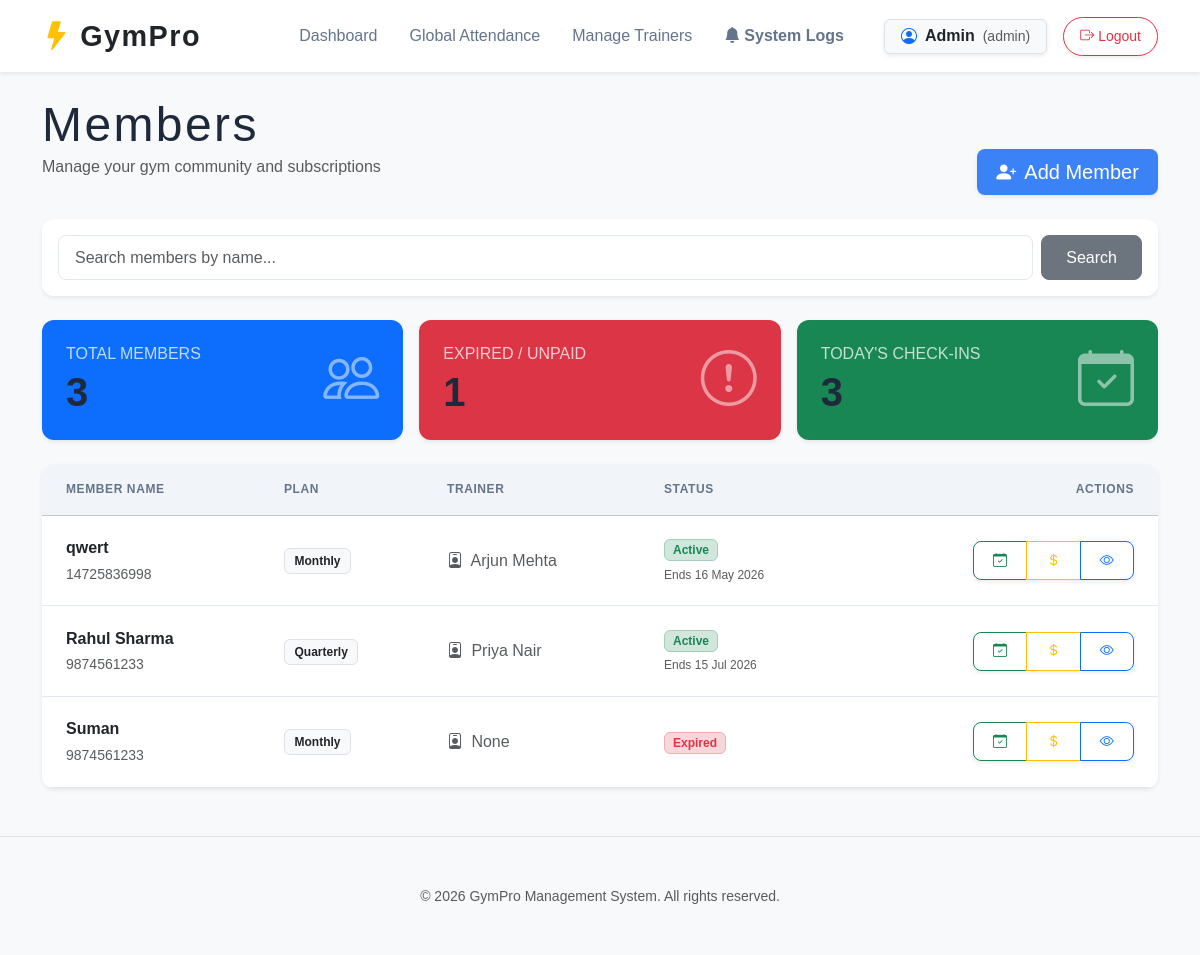
Screenshot of / (signed in) with the database file from the repository.
### models.py (models this page shows)
class User(db.Model, UserMixin):
    __tablename__ = 'user'
    id = db.Column(db.Integer, primary_key=True)
    username = db.Column(db.String(50), unique=True, nullable=False)
    password_hash = db.Column(db.String(200), nullable=False)
    role = db.Column(db.String(20), nullable=False, default='trainer')
    trainer_id = db.Column(db.Integer, db.ForeignKey('trainer.id'), nullable=True)
    trainer = db.relationship('Trainer', backref='user_account', uselist=False)

class Member(db.Model):
    __tablename__ = 'member'
    id = db.Column(db.Integer, primary_key=True)
    name = db.Column(db.String(100), nullable=False)
    phone = db.Column(db.String(15), nullable=False)
    join_date = db.Column(db.Date, default=date.today)
    subscription_end_date = db.Column(db.Date, nullable=True)
    plan_type = db.Column(db.String(20), default='Monthly')
    trainer_id = db.Column(db.Integer, db.ForeignKey('trainer.id'), nullable=True)
    attendance_records = db.relationship('Attendance', backref='member', lazy=True)
    payments = db.relationship('Payment', backref='member', lazy=True)
    notifications = db.relationship('NotificationLog', backref='member', lazy=True)
    @property
    def is_active(self):
        if not self.subscription_end_date:
            return False
        return self.subscription_end_date >= date.today()

class Trainer(db.Model):
    __tablename__ = 'trainer'
    id = db.Column(db.Integer, primary_key=True)
    name = db.Column(db.String(100), nullable=False)
    specialty = db.Column(db.String(100), nullable=False)
    members = db.relationship('Member', backref='trainer', lazy=True)

### app.py (the view)
@app.route('/')
@login_required
def index():
    search_query = request.args.get('q', '').strip()
    base_query = Member.query
    if current_user.role == 'trainer':
        base_query = base_query.filter_by(trainer_id=current_user.trainer_id)
    members = base_query.filter(Member.name.ilike(f'%{search_query}%')).all() if search_query else base_query.all()
    total_members = base_query.count()
    total_unpaid = base_query.filter((Member.subscription_end_date == None) | (Member.subscription_end_date < date.today())).count()
    today_attendance = Attendance.query.filter_by(date=date.today()).count()
    return render_template('index.html', members=members, total_members=total_members, total_unpaid=total_unpaid, today_attendance=today_attendance, search_query=search_query)

### app.py (called while the page is built)
@login_manager.user_loader
def load_user(user_id):
    return User.query.get(int(user_id))

### templates/index.html (shortened to what this page needs)
{% extends "base.html" %}
{% block content %}
<div class="d-flex justify-content-between align-items-end mb-4">
  <div>
    <h1 class="display-5 mb-0">Members</h1>
    <p class="text-muted">Manage your gym community and subscriptions</p>
  </div>
  {% if current_user.role == 'admin' %}
    <a href="{{ url_for('add_member') }}" class="btn btn-primary btn-lg shadow-sm">
      <i class="bi bi-person-plus-fill me-2"></i>Add Member
    </a>
  {% endif %}
</div>
<div class="card border-0 shadow-sm mb-4">
  <div class="card-body">
    <form action="{{ url_for('index') }}" method="GET" class="d-flex gap-2">
      <input type="text" name="q" class="form-control" placeholder="Search members by name..." value="{{ search_query }}">
      <button type="submit" class="btn btn-secondary px-4">Search</button>
    </form>
  </div>
</div>
<div class="row g-3 mb-4">
  <div class="col-md-4">
    <div class="card border-0 shadow-sm bg-primary text-white h-100">
      <div class="card-body d-flex align-items-center justify-content-between p-4">
        <div>
          <h6 class="text-uppercase mb-1 opacity-75">Total Members</h6>
          <h2 class="display-6 mb-0 fw-bold">{{ total_members }}</h2>
        </div>
        <i class="bi bi-people display-4 opacity-50"></i>
      </div>
    </div>
  </div>
  <div class="col-md-4">
    <div class="card border-0 shadow-sm bg-danger text-white h-100">
      <div class="card-body d-flex align-items-center justify-content-between p-4">
        <div>
          <h6 class="text-uppercase mb-1 opacity-75">Expired / Unpaid</h6>
          <h2 class="display-6 mb-0 fw-bold">{{ total_unpaid }}</h2>
        </div>
        <i class="bi bi-exclamation-circle display-4 opacity-50"></i>
      </div>
    </div>
  </div>
  <div class="col-md-4">
    <div class="card border-0 shadow-sm bg-success text-white h-100">
      <div class="card-body d-flex align-items-center justify-content-between p-4">
        <div>
          <h6 class="text-uppercase mb-1 opacity-75">Today's Check-ins</h6>
          <h2 class="display-6 mb-0 fw-bold">{{ today_attendance }}</h2>
        </div>
        <i class="bi bi-calendar-check display-4 opacity-50"></i>
      </div>
    </div>
  </div>
</div>
<div class="card border-0 shadow-sm">
  <div class="table-responsive">
    <table class="table table-hover align-middle mb-0">
      <thead class="table-light">
        <tr>
          <th class="ps-4">Member Name</th>
          <th>Plan</th>
          <th>Trainer</th>
          <th>Status</th>
          <th class="text-end pe-4">Actions</th>
        </tr>
      </thead>
      <tbody>
        {% for member in members %}
        <tr>
          <td class="ps-4">
            <span class="fw-bold text-dark">{{ member.name }}</span><br>
            <small class="text-muted">{{ member.phone }}</small>
          </td>
          <td><span class="badge bg-light text-dark border">{{ member.plan_type }}</span></td>
          <td class="text-muted">
            <i class="bi bi-person-badge me-1"></i>
            {{ member.trainer.name if member.trainer else 'None' }}
          </td>
          <td>
            {% if member.is_active %}
              <span class="badge bg-success-subtle text-success border border-success-subtle px-2 py-1">Active</span>
              <div class="small text-muted mt-1" style="font-size: 0.75rem;">Ends {{ member.subscription_end_date.strftime('%d %b %Y') }}</div>
            {% else %}
              <span class="badge bg-danger-subtle text-danger border border-danger-subtle px-2 py-1">Expired</span>
            {% endif %}
          </td>
          <td class="text-end pe-4">
            <div class="btn-group shadow-sm">
              <a href="{{ url_for('mark_attendance', member_id=member.id) }}" class="btn btn-sm btn-outline-success" title="Mark Present"><i class="bi bi-calendar-check"></i></a>
              {% if current_user.role == 'admin' %}
                <a href="{{ url_for('record_payment', member_id=member.id) }}" class="btn btn-sm btn-outline-warning" title="Record Renewal Payment" onclick="return confirm('Record a new {{ member.plan_type }} payment for {{ member.name }}?');"><i class="bi bi-currency-dollar"></i></a>
              {% endif %}
              <a href="{{ url_for('member_detail', member_id=member.id) }}" class="btn btn-sm btn-outline-primary" title="Details"><i class="bi bi-eye"></i></a>
            </div>
          </td>
        </tr>
        {% else %}
        <tr>
          <td colspan="5" class="text-center py-4 text-muted">No members found.</td>
        </tr>
        {% endfor %}
      </tbody>
    </table>
  </div>
</div>
{% endblock %}

### templates/base.html (shortened to what this page needs)
<!DOCTYPE html>
<html lang="en">
<head>
  <link href="https://cdn.jsdelivr.net/npm/bootstrap@5.3.2/dist/css/bootstrap.min.css" rel="stylesheet" />
  <link href="https://cdn.jsdelivr.net/npm/bootstrap-icons@1.11.3/font/bootstrap-icons.min.css" rel="stylesheet" />
  <link rel="stylesheet" href="{{ url_for('static', filename='style.css') }}" />
</head>
<body class="bg-light">
<nav class="navbar navbar-expand-lg mb-4 bg-white shadow-sm">
  <div class="container">
    <a class="navbar-brand d-flex align-items-center gap-2 fw-bold text-dark" href="{{ url_for('index') }}">
      <i class="bi bi-lightning-fill text-warning"></i> GymPro
    </a>
    <div class="collapse navbar-collapse" id="navMenu">
      <ul class="navbar-nav ms-auto align-items-center gap-3">
        {% if current_user.is_authenticated %}
          <li class="nav-item"><a class="nav-link text-dark fw-medium" href="{{ url_for('index') }}">Dashboard</a></li>
          {% if current_user.role == 'admin' %}
            <li class="nav-item"><a class="nav-link text-dark fw-medium" href="{{ url_for('attendance') }}">Global Attendance</a></li>
            <li class="nav-item"><a class="nav-link text-dark fw-medium" href="{{ url_for('trainers') }}">Manage Trainers</a></li>
            <li class="nav-item">
              <a class="nav-link text-warning fw-bold d-flex align-items-center gap-1" href="{{ url_for('notifications') }}">
                <i class="bi bi-bell-fill"></i> System Logs
              </a>
            </li>
          {% endif %}
          <li class="nav-item ms-lg-3">
            <span class="badge bg-light text-dark border px-3 py-2 fs-6 shadow-sm d-flex align-items-center gap-2">
              <i class="bi bi-person-circle text-primary"></i>
              {{ current_user.username | capitalize }}
              <span class="text-muted small fw-normal">({{ current_user.role }})</span>
            </span>
          </li>
          <li class="nav-item">
            <a class="btn btn-outline-danger btn-sm rounded-pill px-3 shadow-sm" href="{{ url_for('logout') }}">
              <i class="bi bi-box-arrow-right me-1"></i>Logout
            </a>
          </li>
        {% endif %}
      </ul>
    </div>
  </div>
</nav>
<main class="container">
  {% block content %}{% endblock %}
</main>
<footer class="text-center py-5 mt-5 border-top">
  <p class="text-muted small mb-0">&copy; {{ today.year if today else '2026' }} GymPro Management System. All rights reserved.</p>
</footer>
</body>
</html>

### static/style.css (style rules this page uses)
:root { --bg-body: #f8fafc; --bg-card: #ffffff; --text-main: #1e293b; --text-muted: #64748b; --primary: #3b82f6; --accent: #f59e0b; --success: #10b981; --danger: #ef4444; --border: #e2e8f0; --radius: 12px; --shadow: 0 1px 3px 0 rgba(0, 0, 0, 0.1), 0 1px 2px -1px rgba(0, 0, 0, 0.1); }
body { font-family: 'DM Sans', sans-serif; background-color: var(--bg-body); color: var(--text-main); line-height: 1.6; }
h1, h2, h3, .navbar-brand { font-family: 'Bebas Neue', sans-serif; letter-spacing: 0.05em; color: var(--text-main); }
.navbar-brand { font-size: 1.8rem; }
.nav-link { color: var(--text-muted) !important; font-weight: 500; transition: 0.2s; }
.card { border: 1px solid var(--border); border-radius: var(--radius); box-shadow: var(--shadow); overflow: hidden; }
.table { margin-bottom: 0; }
.table thead th { background: #f1f5f9; text-transform: uppercase; font-size: 0.75rem; letter-spacing: 0.05em; color: var(--text-muted); border-top: none; padding: 1rem; }
.table td { padding: 1.2rem 1rem; vertical-align: middle; border-color: var(--border); }
.btn { border-radius: 8px; font-weight: 500; padding: 0.5rem 1.2rem; transition: 0.3s; }
.btn-primary { background: var(--primary); border: none; }
.badge { padding: 0.5em 0.8em; border-radius: 6px; font-weight: 600; }
.form-control { border-radius: 8px; border: 1px solid var(--border); padding: 0.6rem 1rem; }

### rows the page displays
User: username "Admin", role "admin"
Member: name "qwert", phone "14725836998", plan_type "Monthly", trainer "Arjun Mehta", subscription_end_date "16 May 2026"
Member: name "Rahul Sharma", phone "9874561233", plan_type "Quarterly", trainer "Priya Nair", subscription_end_date "15 Jul 2026"
Member: name "Suman", phone "9874561233", plan_type "Monthly", trainer "None", shows "Expired"

### other values shown
{{ total_members }} "3"
{{ total_unpaid }} "1"
{{ today_attendance }} "3"
{{ today.year if today else '2026' }} "2026"
